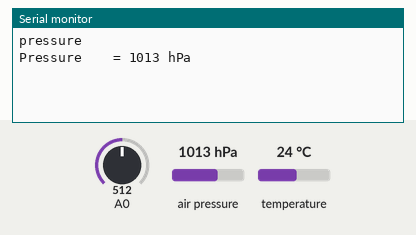
The sketch below on a simulated Arduino Uno, built with avr-gcc and run on an emulated ATmega328P. Parts: the last lines printed to the serial monitor. The test bench sets the inputs (shaded band); at power-on: air pressure 1013 hPa, A0 = 512, temperature 24 °C. No radio packets arrive unless stated.

Above: at 1.2 s.
1.3 s: air pressure set to 952 hPa
At 3.2 s:
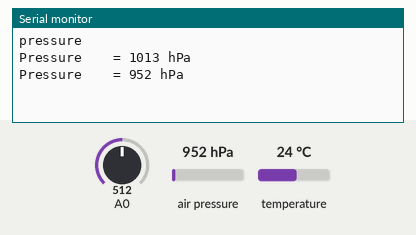
3.6 s: air pressure set to 975 hPa
At 4.9 s:
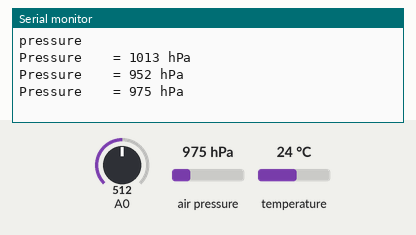
Timing chart, 0 to 6.6 s (numbered marks = the images above; inputs shaded):
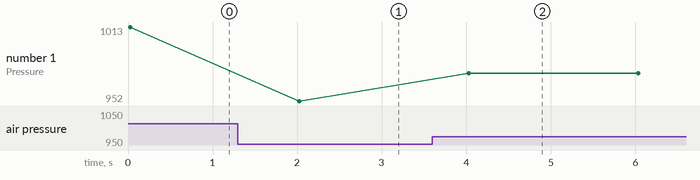

Measured:
- after the input at 1.3 s, the serial monitor: prints a new line after 0.73 s (image 1)
- after the input at 3.6 s, the serial monitor: prints a new line after 0.43 s (image 2)
- plotted number 1: 1013 → 952 after the input at 1.3 s, 952 → 975 after the input at 3.6 s

The sketch:

pipe_pressure.ino
```cpp
// (licence header left out)
#include <Wire.h>             // include Wire library, required for I2C devices
#include <Adafruit_Sensor.h>  // include Adafruit sensor library
#include <Adafruit_BMP280.h>  // include adafruit library for BMP280 sensor
#include <SPI.h>
#include <LoRa.h>
#include<math.h>

// define device I2C address: 0x76 or 0x77 (0x77 is library default address)
#define BMP280_I2C_ADDRESS  0x76

int X;
int Y;
float TIME = 0;
float FREQUENCY = 0;
float WATER = 0;
float TOTAL = 0;
float LS = 0;
const int input = A2;

Adafruit_BMP280 bmp280;
int D3 = 3;
String id = "1234";
String area = "a1234"; //Unique area code.
float voltage;
int packetSize;

void setup() {
  Serial.begin(9600);
  while (!Serial);
  pinMode(D3, INPUT);
  pinMode(input,INPUT);
  Serial.println("pressure");

  if (!LoRa.begin(433E6)) {
    Serial.println("Starting LoRa failed!");
    while (1);
  }

  if (!bmp280.begin(BMP280_I2C_ADDRESS))
  {
    Serial.println("Could not find a valid BMP280 sensor, check wiring!");
    while (1);
  }


}

char text[14];

// main loop
void loop()
{
  int sensorValue = analogRead(A0);
  // get temperature, pressure and altitude from library
  float temperature = bmp280.readTemperature();  // get temperature
  float pressure    = bmp280.readPressure();     // get pressure
  float altitude_   = bmp280.readAltitude(1000.25); // get altitude (this should be adjusted to your local forecast)
  voltage = sensorValue * (4.15 / 1023.0);
  Serial.print("Pressure    = ");
  Serial.print(round(pressure/100));
  Serial.println(" hPa");
  if( round(pressure/100) > 1020){
    int v ;
    if(voltage < 4.0){
      v = 0;
    }else{
      v = 1;
    }
    LoRa.beginPacket();
    LoRa.println(area + ":" + "pipePressure:" + String(pressure/100) + ":" + String(voltage) + ":");
    LoRa.endPacket();
    while(round(pressure/100) < 1015) {
      ;
    }
  }
  Serial.println();  // start a new line
  delay(2000);       // wait 2 seconds
}

void waterFlow(){
  X = pulseIn(input, HIGH);
  Y = pulseIn(input, LOW);
  TIME = X + Y;
  FREQUENCY = 1000000/TIME;
  WATER = FREQUENCY/7.5;
  LS = WATER/60;
  if(FREQUENCY >= 0) {
    if(isinf(FREQUENCY)){
      Serial.println("VOL.: 0.00 L\\M");
      Serial.println("Total: " + String(TOTAL) + " L");
    }
    else{
      TOTAL = TOTAL + LS;
      Serial.println(FREQUENCY);
      Serial.println("Volume: " + String(WATER) + " L\\M");
      Serial.println("Total: " + String(TOTAL) + " L");

    }
  }
}
```
